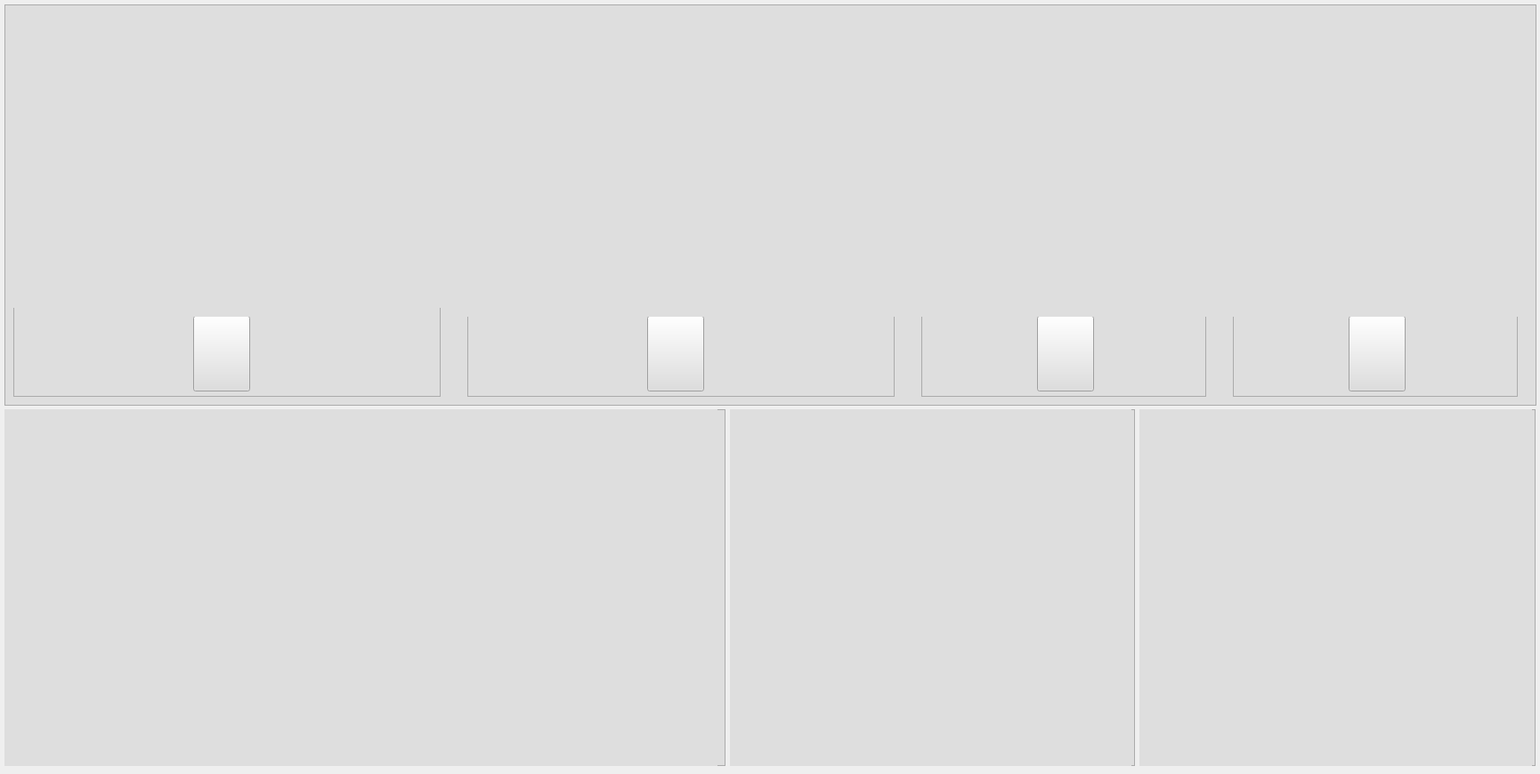
<?xml version="1.0" encoding="UTF-8"?>
<ui version="4.0">
 <class>RenhuaiFerControlTabPageWidget</class>
 <widget class="QWidget" name="RenhuaiFerControlTabPageWidget">
  <property name="geometry">
   <rect>
    <x>0</x>
    <y>0</y>
    <width>1730</width>
    <height>870</height>
   </rect>
  </property>
  <property name="windowTitle">
   <string>Form</string>
  </property>
  <widget class="QFrame" name="loginHistoryFrame">
   <property name="geometry">
    <rect>
     <x>820</x>
     <y>460</y>
     <width>455</width>
     <height>401</height>
    </rect>
   </property>
   <property name="styleSheet">
    <string notr="true">background-color: rgb(222, 222, 222);</string>
   </property>
   <property name="frameShape">
    <enum>QFrame::StyledPanel</enum>
   </property>
   <property name="frameShadow">
    <enum>QFrame::Raised</enum>
   </property>
   <widget class="QWidget" name="horizontalLayoutWidget_6">
    <property name="geometry">
     <rect>
      <x>0</x>
      <y>0</y>
      <width>451</width>
      <height>401</height>
     </rect>
    </property>
    <layout class="QHBoxLayout" name="loginHistoryFrame_horizontalLayout"/>
   </widget>
  </widget>
  <widget class="QFrame" name="alertHistoryFrame">
   <property name="geometry">
    <rect>
     <x>1280</x>
     <y>460</y>
     <width>445</width>
     <height>401</height>
    </rect>
   </property>
   <property name="styleSheet">
    <string notr="true">background-color: rgb(222, 222, 222);</string>
   </property>
   <property name="frameShape">
    <enum>QFrame::StyledPanel</enum>
   </property>
   <property name="frameShadow">
    <enum>QFrame::Raised</enum>
   </property>
   <widget class="QWidget" name="horizontalLayoutWidget_7">
    <property name="geometry">
     <rect>
      <x>0</x>
      <y>0</y>
      <width>441</width>
      <height>401</height>
     </rect>
    </property>
    <layout class="QHBoxLayout" name="alert_history_horizontalLayout"/>
   </widget>
  </widget>
  <widget class="QFrame" name="state_frame">
   <property name="geometry">
    <rect>
     <x>5</x>
     <y>460</y>
     <width>810</width>
     <height>401</height>
    </rect>
   </property>
   <property name="styleSheet">
    <string notr="true">background-color: rgb(222, 222, 222);</string>
   </property>
   <property name="frameShape">
    <enum>QFrame::StyledPanel</enum>
   </property>
   <property name="frameShadow">
    <enum>QFrame::Raised</enum>
   </property>
   <widget class="QWidget" name="horizontalLayoutWidget_5">
    <property name="geometry">
     <rect>
      <x>0</x>
      <y>0</y>
      <width>801</width>
      <height>401</height>
     </rect>
    </property>
    <layout class="QHBoxLayout" name="state_frame_horizontalLayout"/>
   </widget>
  </widget>
  <widget class="QFrame" name="fer_tank_frame">
   <property name="geometry">
    <rect>
     <x>5</x>
     <y>5</y>
     <width>1721</width>
     <height>451</height>
    </rect>
   </property>
   <property name="styleSheet">
    <string notr="true">background-color: rgb(222, 222, 222);</string>
   </property>
   <property name="frameShape">
    <enum>QFrame::StyledPanel</enum>
   </property>
   <property name="frameShadow">
    <enum>QFrame::Raised</enum>
   </property>
   <widget class="QFrame" name="group_one_frame">
    <property name="geometry">
     <rect>
      <x>10</x>
      <y>10</y>
      <width>480</width>
      <height>431</height>
     </rect>
    </property>
    <property name="frameShape">
     <enum>QFrame::StyledPanel</enum>
    </property>
    <property name="frameShadow">
     <enum>QFrame::Raised</enum>
    </property>
    <widget class="QWidget" name="horizontalLayoutWidget">
     <property name="geometry">
      <rect>
       <x>0</x>
       <y>0</y>
       <width>481</width>
       <height>331</height>
      </rect>
     </property>
     <layout class="QHBoxLayout" name="group_one_frame_horizontalLayout">
      <property name="spacing">
       <number>0</number>
      </property>
     </layout>
    </widget>
    <widget class="QPushButton" name="fanPushButton_1">
     <property name="geometry">
      <rect>
       <x>202</x>
       <y>340</y>
       <width>64</width>
       <height>85</height>
      </rect>
     </property>
     <property name="autoFillBackground">
      <bool>false</bool>
     </property>
     <property name="text">
      <string/>
     </property>
     <property name="flat">
      <bool>false</bool>
     </property>
    </widget>
    <widget class="QLabel" name="label">
     <property name="geometry">
      <rect>
       <x>60</x>
       <y>324</y>
       <width>345</width>
       <height>17</height>
      </rect>
     </property>
     <property name="text">
      <string/>
     </property>
     <property name="pixmap">
      <pixmap resource="src.qrc">:/image/new/horizon_pipe.bmp</pixmap>
     </property>
    </widget>
   </widget>
   <widget class="QFrame" name="group_two_frame">
    <property name="geometry">
     <rect>
      <x>520</x>
      <y>10</y>
      <width>480</width>
      <height>431</height>
     </rect>
    </property>
    <property name="frameShape">
     <enum>QFrame::StyledPanel</enum>
    </property>
    <property name="frameShadow">
     <enum>QFrame::Raised</enum>
    </property>
    <widget class="QWidget" name="horizontalLayoutWidget_2">
     <property name="geometry">
      <rect>
       <x>0</x>
       <y>0</y>
       <width>481</width>
       <height>341</height>
      </rect>
     </property>
     <layout class="QHBoxLayout" name="group_two_frame_horizontalLayout">
      <property name="spacing">
       <number>0</number>
      </property>
     </layout>
    </widget>
    <widget class="QPushButton" name="fanPushButton_2">
     <property name="geometry">
      <rect>
       <x>202</x>
       <y>340</y>
       <width>64</width>
       <height>85</height>
      </rect>
     </property>
     <property name="autoFillBackground">
      <bool>false</bool>
     </property>
     <property name="text">
      <string/>
     </property>
    </widget>
    <widget class="QLabel" name="label_2">
     <property name="geometry">
      <rect>
       <x>60</x>
       <y>324</y>
       <width>345</width>
       <height>17</height>
      </rect>
     </property>
     <property name="text">
      <string/>
     </property>
     <property name="pixmap">
      <pixmap resource="src.qrc">:/image/new/horizon_pipe.bmp</pixmap>
     </property>
    </widget>
   </widget>
   <widget class="QFrame" name="group_three_frame">
    <property name="geometry">
     <rect>
      <x>1030</x>
      <y>10</y>
      <width>320</width>
      <height>431</height>
     </rect>
    </property>
    <property name="frameShape">
     <enum>QFrame::StyledPanel</enum>
    </property>
    <property name="frameShadow">
     <enum>QFrame::Raised</enum>
    </property>
    <widget class="QWidget" name="horizontalLayoutWidget_3">
     <property name="geometry">
      <rect>
       <x>0</x>
       <y>0</y>
       <width>321</width>
       <height>341</height>
      </rect>
     </property>
     <layout class="QHBoxLayout" name="group_three_frame_horizontalLayout">
      <property name="spacing">
       <number>0</number>
      </property>
     </layout>
    </widget>
    <widget class="QPushButton" name="fanPushButton_3">
     <property name="geometry">
      <rect>
       <x>130</x>
       <y>340</y>
       <width>64</width>
       <height>85</height>
      </rect>
     </property>
     <property name="autoFillBackground">
      <bool>false</bool>
     </property>
     <property name="text">
      <string/>
     </property>
    </widget>
    <widget class="QLabel" name="label_3">
     <property name="geometry">
      <rect>
       <x>40</x>
       <y>324</y>
       <width>245</width>
       <height>17</height>
      </rect>
     </property>
     <property name="text">
      <string/>
     </property>
     <property name="pixmap">
      <pixmap resource="src.qrc">:/image/new/horizon_pipe.bmp</pixmap>
     </property>
    </widget>
   </widget>
   <widget class="QFrame" name="group_four_frame">
    <property name="geometry">
     <rect>
      <x>1380</x>
      <y>10</y>
      <width>320</width>
      <height>431</height>
     </rect>
    </property>
    <property name="frameShape">
     <enum>QFrame::StyledPanel</enum>
    </property>
    <property name="frameShadow">
     <enum>QFrame::Raised</enum>
    </property>
    <widget class="QWidget" name="horizontalLayoutWidget_4">
     <property name="geometry">
      <rect>
       <x>0</x>
       <y>0</y>
       <width>321</width>
       <height>341</height>
      </rect>
     </property>
     <layout class="QHBoxLayout" name="group_four_frame_horizontalLayout">
      <property name="spacing">
       <number>0</number>
      </property>
     </layout>
    </widget>
    <widget class="QPushButton" name="fanPushButton_4">
     <property name="geometry">
      <rect>
       <x>130</x>
       <y>340</y>
       <width>64</width>
       <height>85</height>
      </rect>
     </property>
     <property name="autoFillBackground">
      <bool>false</bool>
     </property>
     <property name="text">
      <string/>
     </property>
    </widget>
    <widget class="QLabel" name="label_4">
     <property name="geometry">
      <rect>
       <x>40</x>
       <y>324</y>
       <width>245</width>
       <height>17</height>
      </rect>
     </property>
     <property name="text">
      <string/>
     </property>
     <property name="pixmap">
      <pixmap resource="src.qrc">:/image/new/horizon_pipe.bmp</pixmap>
     </property>
    </widget>
   </widget>
  </widget>
 </widget>
 <resources>
  <include location="src.qrc"/>
 </resources>
 <connections/>
</ui>
